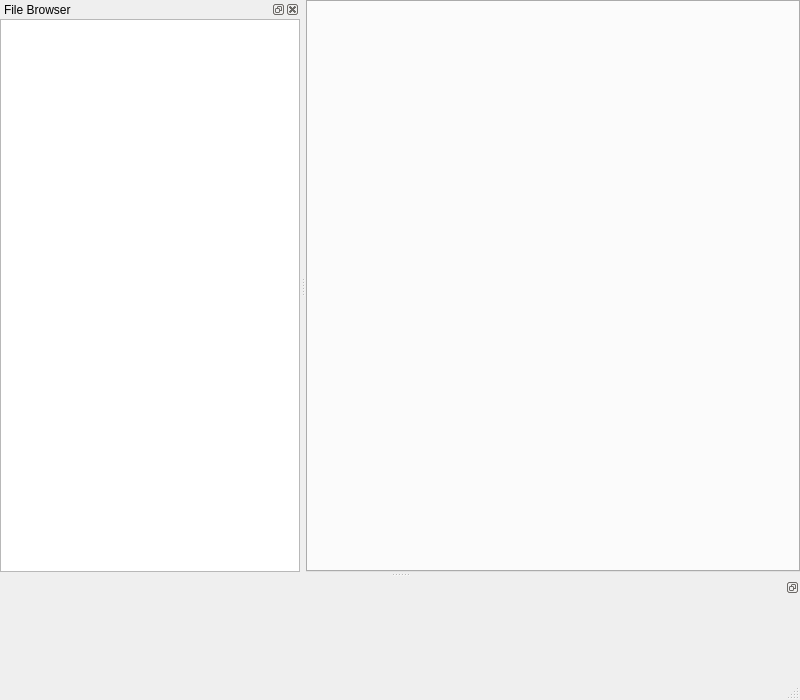
<?xml version="1.0" encoding="UTF-8"?>
<ui version="4.0">
 <class>MainWindow</class>
 <widget class="QMainWindow" name="MainWindow">
  <property name="geometry">
   <rect>
    <x>0</x>
    <y>0</y>
    <width>800</width>
    <height>700</height>
   </rect>
  </property>
  <property name="minimumSize">
   <size>
    <width>800</width>
    <height>700</height>
   </size>
  </property>
  <property name="windowTitle">
   <string>mCRL2-gui</string>
  </property>
  <property name="windowIcon">
   <iconset resource="mcrl2-gui.qrc">
    <normaloff>:/mcrl2-gui/icons/mcrl2-gui.ico</normaloff>:/mcrl2-gui/icons/mcrl2-gui.ico</iconset>
  </property>
  <widget class="QWidget" name="centralWidget">
   <layout class="QVBoxLayout" name="verticalLayout_2">
    <property name="margin">
     <number>0</number>
    </property>
    <item>
     <widget class="mcrl2::gui::qt::ExtendedTabWidget" name="tabInstances">
      <property name="currentIndex">
       <number>-1</number>
      </property>
      <property name="tabsClosable">
       <bool>true</bool>
      </property>
     </widget>
    </item>
   </layout>
  </widget>
  <widget class="QMenuBar" name="mnuMain">
   <property name="geometry">
    <rect>
     <x>0</x>
     <y>0</y>
     <width>800</width>
     <height>21</height>
    </rect>
   </property>
  </widget>
  <widget class="QStatusBar" name="statusBar"/>
  <widget class="QDockWidget" name="dockOutput">
   <property name="minimumSize">
    <size>
     <width>200</width>
     <height>100</height>
    </size>
   </property>
   <property name="features">
    <set>QDockWidget::DockWidgetFloatable|QDockWidget::DockWidgetMovable</set>
   </property>
   <attribute name="dockWidgetArea">
    <number>8</number>
   </attribute>
   <widget class="mcrl2::gui::qt::LogWidget" name="dockWidgetOutput"/>
  </widget>
  <widget class="QDockWidget" name="dockFiles">
   <property name="minimumSize">
    <size>
     <width>300</width>
     <height>200</height>
    </size>
   </property>
   <property name="windowTitle">
    <string>File Browser</string>
   </property>
   <attribute name="dockWidgetArea">
    <number>1</number>
   </attribute>
   <widget class="QWidget" name="dockWidgetFiles">
    <layout class="QVBoxLayout" name="verticalLayout">
     <property name="spacing">
      <number>0</number>
     </property>
     <property name="margin">
      <number>0</number>
     </property>
     <item>
      <widget class="FileBrowser" name="treeFiles">
       <property name="minimumSize">
        <size>
         <width>300</width>
         <height>0</height>
        </size>
       </property>
       <property name="editTriggers">
        <set>QAbstractItemView::EditKeyPressed|QAbstractItemView::SelectedClicked</set>
       </property>
       <property name="dragDropMode">
        <enum>QAbstractItemView::DragOnly</enum>
       </property>
       <property name="selectionMode">
        <enum>QAbstractItemView::ExtendedSelection</enum>
       </property>
       <property name="indentation">
        <number>15</number>
       </property>
       <property name="headerHidden">
        <bool>false</bool>
       </property>
       <attribute name="headerShowSortIndicator" stdset="0">
        <bool>true</bool>
       </attribute>
      </widget>
     </item>
    </layout>
   </widget>
  </widget>
  <action name="actionExit">
   <property name="text">
    <string>Exit</string>
   </property>
  </action>
  <action name="actionReset_perspective">
   <property name="text">
    <string>Revert to default layout</string>
   </property>
  </action>
 </widget>
 <layoutdefault spacing="6" margin="11"/>
 <customwidgets>
  <customwidget>
   <class>mcrl2::gui::qt::LogWidget</class>
   <extends>QWidget</extends>
   <header>mcrl2/gui/logwidget.h</header>
  </customwidget>
  <customwidget>
   <class>FileBrowser</class>
   <extends>QTreeView</extends>
   <header>filebrowser.h</header>
  </customwidget>
  <customwidget>
   <class>mcrl2::gui::qt::ExtendedTabWidget</class>
   <extends>QTabWidget</extends>
   <header>mcrl2/gui/extendedtabwidget.h</header>
   <container>1</container>
  </customwidget>
 </customwidgets>
 <resources>
  <include location="mcrl2-gui.qrc"/>
 </resources>
 <connections/>
</ui>
